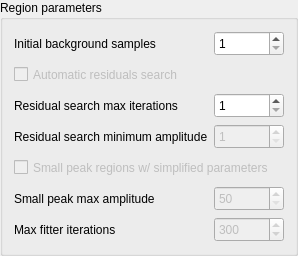
         <widget class="QGroupBox" name="groupBox_2">
          <property name="title">
           <string>Region parameters</string>
          </property>
          <layout class="QGridLayout" name="gridLayout_2">
           <item row="0" column="0">
            <layout class="QHBoxLayout" name="horizontalLayout_8">
             <item>
              <widget class="QLabel" name="label_8">
               <property name="minimumSize">
                <size>
                 <width>0</width>
                 <height>25</height>
                </size>
               </property>
               <property name="maximumSize">
                <size>
                 <width>16777215</width>
                 <height>25</height>
                </size>
               </property>
               <property name="text">
                <string>Initial background samples</string>
               </property>
              </widget>
             </item>
             <item>
              <widget class="QSpinBox" name="spinEdgeSamples">
               <property name="minimumSize">
                <size>
                 <width>70</width>
                 <height>25</height>
                </size>
               </property>
               <property name="maximumSize">
                <size>
                 <width>70</width>
                 <height>25</height>
                </size>
               </property>
               <property name="minimum">
                <number>1</number>
               </property>
              </widget>
             </item>
            </layout>
           </item>
           <item row="2" column="0">
            <layout class="QHBoxLayout" name="horizontalLayout_9">
             <item>
              <widget class="QLabel" name="label_9">
               <property name="minimumSize">
                <size>
                 <width>0</width>
                 <height>25</height>
                </size>
               </property>
               <property name="maximumSize">
                <size>
                 <width>16777215</width>
                 <height>25</height>
                </size>
               </property>
               <property name="text">
                <string>Residual search max iterations</string>
               </property>
              </widget>
             </item>
             <item>
              <widget class="QSpinBox" name="spinResidMaxIterations">
               <property name="minimumSize">
                <size>
                 <width>70</width>
                 <height>25</height>
                </size>
               </property>
               <property name="maximumSize">
                <size>
                 <width>70</width>
                 <height>25</height>
                </size>
               </property>
               <property name="minimum">
                <number>1</number>
               </property>
               <property name="maximum">
                <number>20</number>
               </property>
              </widget>
             </item>
            </layout>
           </item>
           <item row="5" column="0">
            <layout class="QHBoxLayout" name="horizontalLayout_11">
             <item>
              <widget class="QLabel" name="label_11">
               <property name="minimumSize">
                <size>
                 <width>0</width>
                 <height>25</height>
                </size>
               </property>
               <property name="maximumSize">
                <size>
                 <width>16777215</width>
                 <height>25</height>
                </size>
               </property>
               <property name="text">
                <string>Small peak max amplitude</string>
               </property>
              </widget>
             </item>
             <item>
              <widget class="QSpinBox" name="spinSmallMaxAmplitude">
               <property name="enabled">
                <bool>false</bool>
               </property>
               <property name="minimumSize">
                <size>
                 <width>70</width>
                 <height>25</height>
                </size>
               </property>
               <property name="maximumSize">
                <size>
                 <width>70</width>
                 <height>25</height>
                </size>
               </property>
               <property name="minimum">
                <number>50</number>
               </property>
               <property name="maximum">
                <number>50000</number>
               </property>
               <property name="singleStep">
                <number>10</number>
               </property>
              </widget>
             </item>
            </layout>
           </item>
           <item row="1" column="0">
            <widget class="QCheckBox" name="checkResidAuto">
             <property name="enabled">
              <bool>false</bool>
             </property>
             <property name="minimumSize">
              <size>
               <width>0</width>
               <height>25</height>
              </size>
             </property>
             <property name="maximumSize">
              <size>
               <width>16777215</width>
               <height>25</height>
              </size>
             </property>
             <property name="layoutDirection">
              <enum>Qt::LeftToRight</enum>
             </property>
             <property name="text">
              <string>Automatic residuals search</string>
             </property>
            </widget>
           </item>
           <item row="3" column="0">
            <layout class="QHBoxLayout" name="horizontalLayout_10">
             <item>
              <widget class="QLabel" name="label_10">
               <property name="minimumSize">
                <size>
                 <width>0</width>
                 <height>25</height>
                </size>
               </property>
               <property name="maximumSize">
                <size>
                 <width>16777215</width>
                 <height>25</height>
                </size>
               </property>
               <property name="text">
                <string>Residual search minimum amplitude</string>
               </property>
              </widget>
             </item>
             <item>
              <widget class="QSpinBox" name="spinResidMinAmplitude">
               <property name="enabled">
                <bool>false</bool>
               </property>
               <property name="minimumSize">
                <size>
                 <width>70</width>
                 <height>25</height>
                </size>
               </property>
               <property name="maximumSize">
                <size>
                 <width>70</width>
                 <height>25</height>
                </size>
               </property>
               <property name="minimum">
                <number>1</number>
               </property>
               <property name="maximum">
                <number>50000</number>
               </property>
              </widget>
             </item>
            </layout>
           </item>
           <item row="4" column="0">
            <widget class="QCheckBox" name="checkSmallSimplify">
             <property name="enabled">
              <bool>false</bool>
             </property>
             <property name="minimumSize">
              <size>
               <width>0</width>
               <height>25</height>
              </size>
             </property>
             <property name="maximumSize">
              <size>
               <width>16777215</width>
               <height>25</height>
              </size>
             </property>
             <property name="layoutDirection">
              <enum>Qt::LeftToRight</enum>
             </property>
             <property name="text">
              <string>Small peak regions w/ simplified parameters</string>
             </property>
            </widget>
           </item>
           <item row="6" column="0">
            <layout class="QHBoxLayout" name="horizontalLayout_19">
             <item>
              <widget class="QLabel" name="label_40">
               <property name="minimumSize">
                <size>
                 <width>0</width>
                 <height>25</height>
                </size>
               </property>
               <property name="maximumSize">
                <size>
                 <width>16777215</width>
                 <height>25</height>
                </size>
               </property>
               <property name="text">
                <string>Max fitter iterations</string>
               </property>
              </widget>
             </item>
             <item>
              <widget class="QSpinBox" name="spinFitterMaxIterations">
               <property name="enabled">
                <bool>false</bool>
               </property>
               <property name="minimumSize">
                <size>
                 <width>70</width>
                 <height>25</height>
                </size>
               </property>
               <property name="maximumSize">
                <size>
                 <width>70</width>
                 <height>25</height>
                </size>
               </property>
               <property name="minimum">
                <number>5</number>
               </property>
               <property name="maximum">
                <number>2000</number>
               </property>
               <property name="singleStep">
                <number>10</number>
               </property>
               <property name="value">
                <number>300</number>
               </property>
              </widget>
             </item>
            </layout>
           </item>
          </layout>
         </widget>
